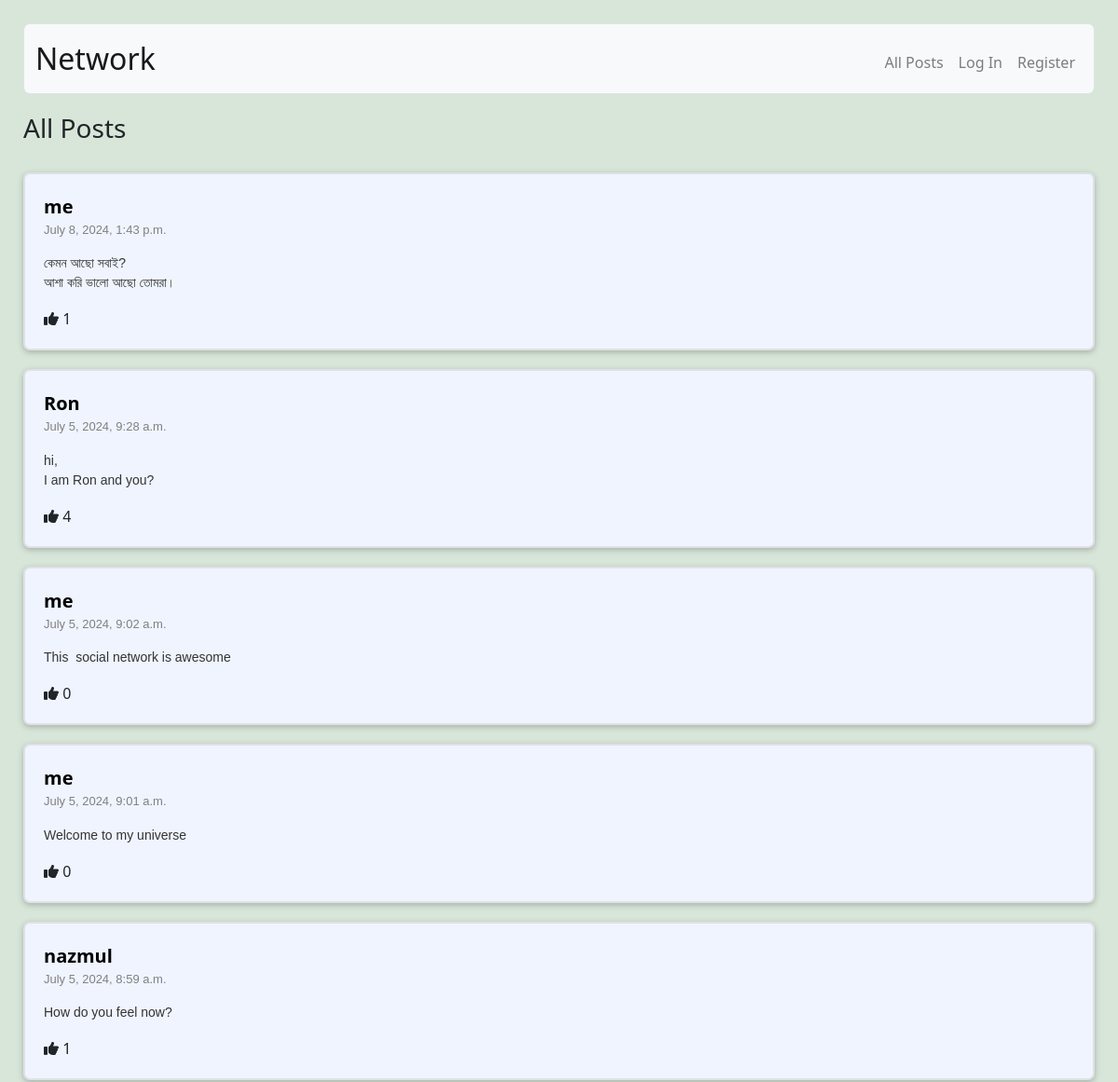
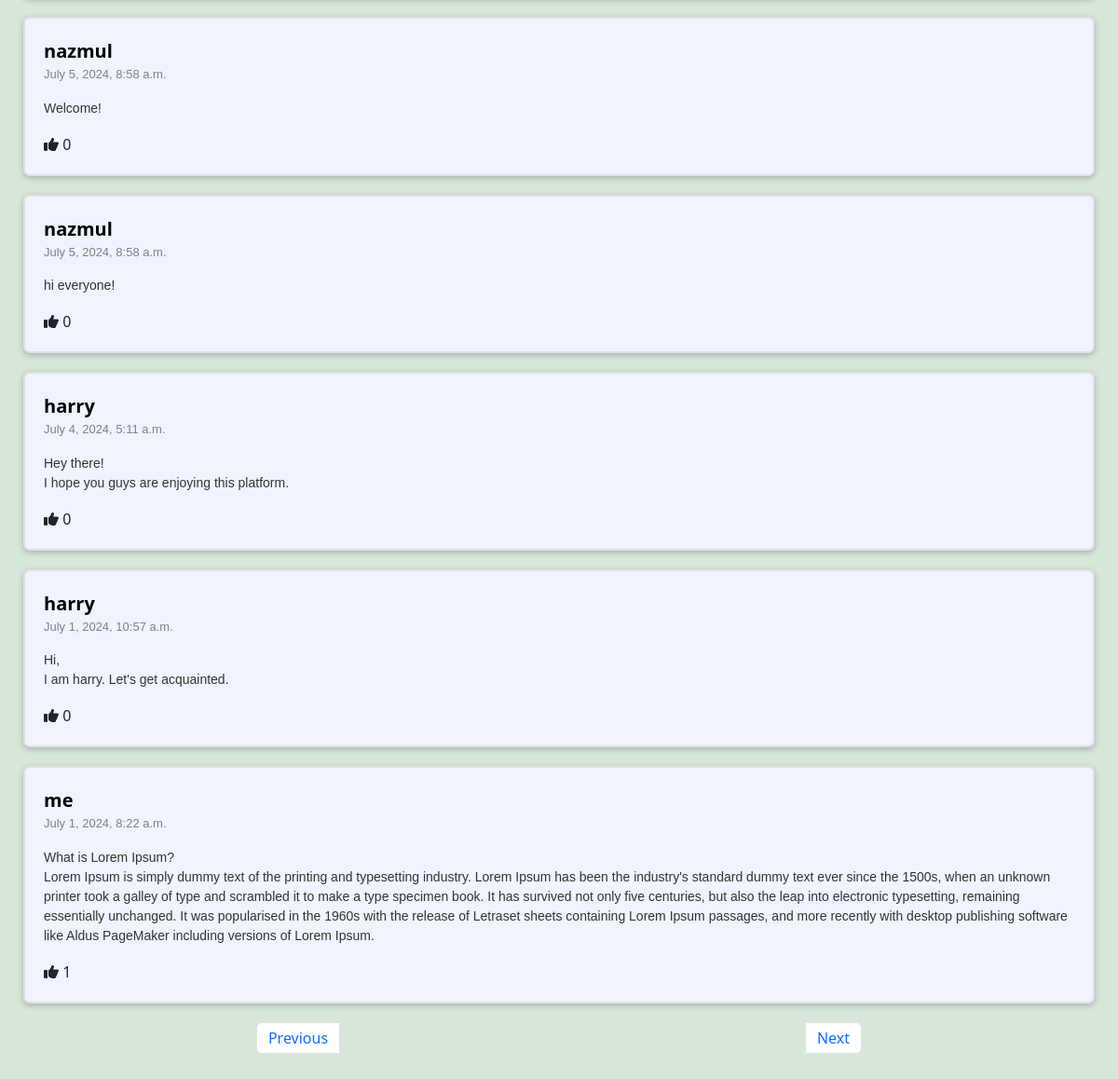
Screenshot of /?page=2 with the database file from the repository (2 pictures, top to bottom).
### network/models.py (models this page shows)
class Posts(models.Model):
    poster = models.ForeignKey(User, on_delete=models.CASCADE,
                               blank=True, null=True, related_name="user")
    post = models.TextField(blank=True)
    timestamp = models.DateTimeField(auto_now_add=True)
    def __str__(self):
        return f"{self.post}"

class User(AbstractUser):
    pass

### network/views.py (the view)
# urls.py: path("", views.index, name="index"),
def index(request):
    posts = Posts.objects.all()
    psts = posts.order_by("-timestamp").all()
    paginator = Paginator(psts, 10)
    page_num = request.GET.get('page')
    pstPage = paginator.get_page(page_num)
    liked_posts = []
    if request.user.is_authenticated:
        liked_posts = Like.objects.filter(
            liker=request.user).values_list('liked_post_id', flat=True)
    for post in pstPage:
        post.like_count = Like.objects.filter(liked_post=post).count()
    return render(request, "network/index.html", {
        "posts": psts,
        "title": "All Posts",
        "paginPost": pstPage,
        "liked": liked_posts,
    })

### network/templates/network/index.html (shortened to what this page needs)
{% extends "network/layout.html" %}
{% load static %}
{% block body %}
    <h3>{{ title }}</h3>
    {% for post in paginPost %}
        <div class="post" id="post-{{ post.id }}">
            <div class="text">
                <strong><a href="{% url 'profile' post.poster.id %}">{{ post.poster }}</a></strong><br>
                <p>{{ post.timestamp }}</p>
            </div>
            <div class="text" id="pst-{{ post.id }}">
        <pre class="custom" id="pstpre-{{ post.id }}">{{ post }}</pre>
            </div>
            <div class="text" id="lkd-{{ post.id }}"><i class="fas fa-thumbs-up"></i> {{ post.like_count }}</div>
        </div>
    {% empty %}
        <div class="empty">No posts yet.</div>
    {% endfor %}
    <nav aria-label="Page navigation example">
        <ul class="pagination d-flex justify-content-center">
            {% if paginPost.has_previous %}
                <li class="page-item"><a class="page-link" href="?page={{ paginPost.previous_page_number }}">Previous</a></li>
            {% endif %}
            {% if paginPost.has_next %}
                <li class="page-item"><a class="page-link" href="?page={{ paginPost.next_page_number }}">Next</a></li>
            {% endif %}
        </ul>
    </nav>
{% endblock %}

### network/static/network/styles.css (style rules this page uses)
body { margin: 20px; padding: 5px; background-color: #d8e6d9; }
strong { font-size: 20px; }
p { color: gray; font-size: 13px; font-family: arial; }
a { color: black; text-decoration: none; }
pre.custom { font-family: arial; color: #333; white-space: pre-wrap; }
.post { padding: 20px; border: 2px solid #dfe1e5; border-radius: 7px; box-shadow: 0 2px 6px rgba(32, 33, 36, .28); background-color: #eff4ff; display: flex; flex-direction: column; height: auto; width: 100%; margin: 20px 0; }
.page-item { margin: 0 auto; }
h3 { margin: 10px 0 10px 0; padding: 10px 0 10px 0; }
nav { border-radius: 7px; }

### rows the page displays
Posts: poster "me", timestamp "July 8, 2024, 1:43 p.m.", post "কেমন আছো সবাই? আশা করি ভালো আছো তোমরা।", like_count "1"
Posts: poster "Ron", timestamp "July 5, 2024, 9:28 a.m.", post "hi, I am Ron and you?", like_count "4"
Posts: poster "me", timestamp "July 5, 2024, 9:02 a.m.", post "This social network is awesome", like_count "0"
Posts: poster "me", timestamp "July 5, 2024, 9:01 a.m.", post "Welcome to my universe", like_count "0"
Posts: poster "nazmul", timestamp "July 5, 2024, 8:59 a.m.", post "How do you feel now?", like_count "1"
Posts: poster "nazmul", timestamp "July 5, 2024, 8:58 a.m.", post "Welcome!", like_count "0"
Posts: poster "nazmul", timestamp "July 5, 2024, 8:58 a.m.", post "hi everyone!", like_count "0"
Posts: poster "harry", timestamp "July 4, 2024, 5:11 a.m.", post "Hey there! I hope you guys are enjoying this platform.", like_count "0"
Posts: poster "harry", timestamp "July 1, 2024, 10:57 a.m.", post "Hi, I am harry. Let's get acquainted.", like_count "0"
Posts: poster "me", timestamp "July 1, 2024, 8:22 a.m.", post "What is Lorem Ipsum? Lorem Ipsum is simply dummy text of the printing and typesetting industry. Lorem Ipsum has been the industry's standard dummy text ever since the 1500s, when an unknown printer took a galley of type and scrambled it to make a type specimen book. It has survived not only five centuries, but also the leap into electronic typesetting, remaining essentially unchanged. It was popularised in the 1960s with the release of Letraset sheets containing Lorem Ipsum passages, and more recently with desktop publishing software like Aldus PageMaker including versions of Lorem Ipsum.", like_count "1"

### other values shown
{{ title }} "All Posts"
